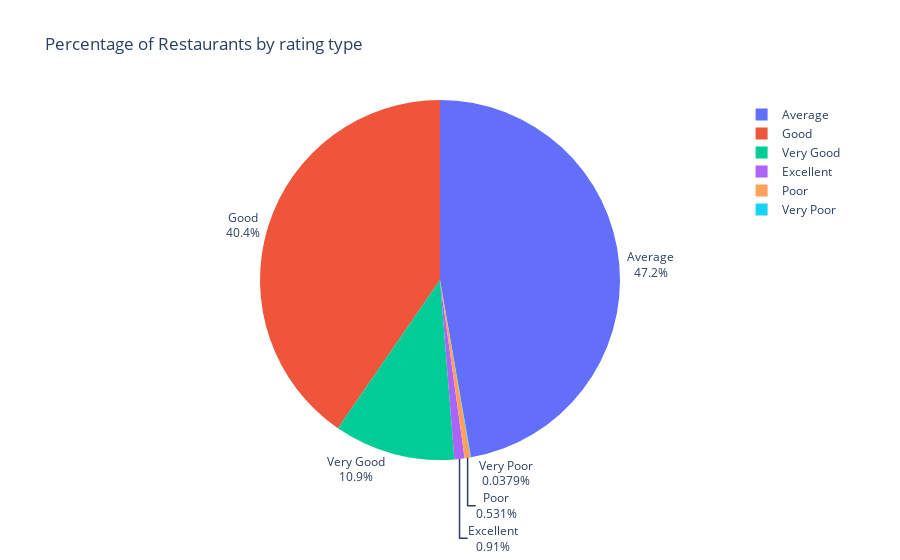

Notebook source saved alongside this figure:
### Code cell
fig = px.pie(rating_type,names='RATING TYPE',values='Count of Restaurants', color='RATING TYPE',
             title='Percentage of Restaurants by rating type').update_traces(textposition = 'outside',textinfo='percent+label')
fig.show()

### Figure 1 — Plotly figure (JSON) as saved in the notebook; plotly's stock layout.template omitted (floating-point values rounded to 4 significant figures)
{"data": [{"customdata": [["Average"], ["Good"], ["Very Good"], ["Excellent"], ["Poor"], ["Very Poor"]], "domain": {"x": [0, 1], "y": [0, 1]}, "hovertemplate": "RATING TYPE=%{customdata[0]}<br>Count of Restaurants=%{value}<extra></extra>", "labels": ["Average", "Good", "Very Good", "Excellent", "Poor", "Very Poor"], "legendgroup": "", "marker": {"colors": ["#636efa", "#EF553B", "#00cc96", "#ab63fa", "#FFA15A", "#19d3f3"]}, "name": "", "showlegend": true, "textinfo": "percent+label", "textposition": "outside", "type": "pie", "values": [4983, 4261, 1147, 96, 56, 4]}], "layout": {"legend": {"tracegroupgap": 0}, "title": {"text": "Percentage of Restaurants by rating type"}}}
